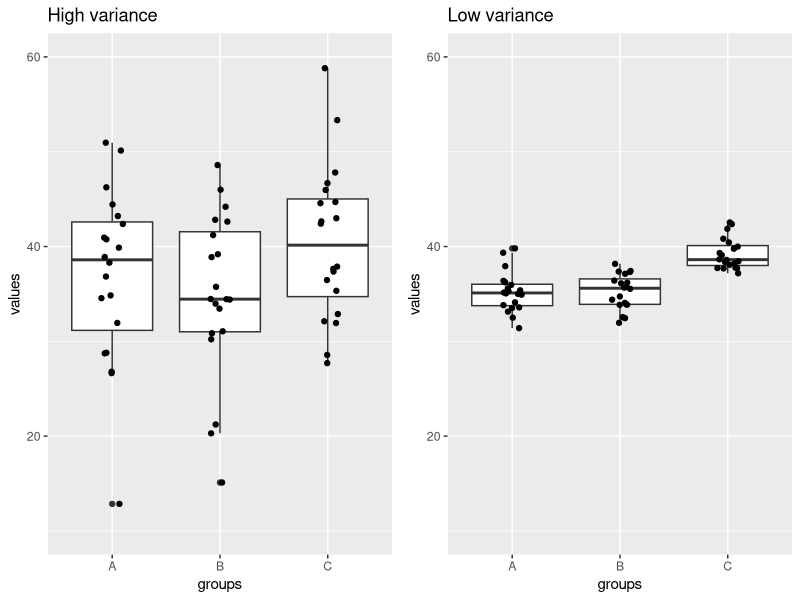
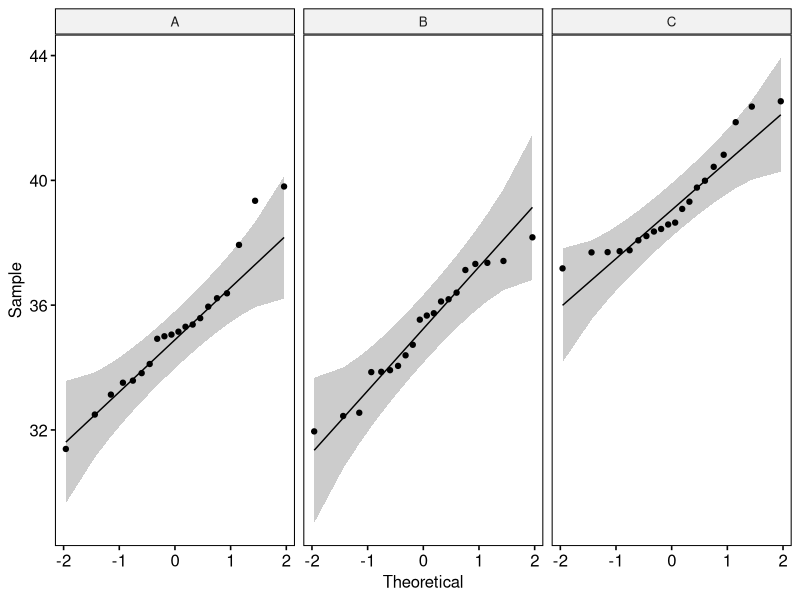
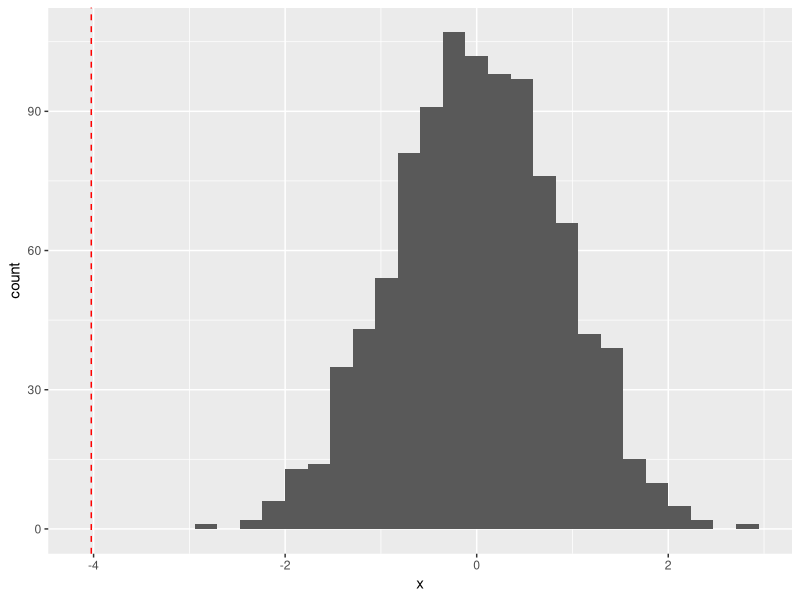

Source code (R) for these figures, in order:
## ---- chunk 1
suppressPackageStartupMessages(library(tidyverse))
suppressPackageStartupMessages(library(magrittr))
## ---- chunk 2
some_text = '
Белоусов Всеволод Вадимович

- Выпускник кафедры биохимии Биологического факультета МГУ, доктор биологических наук
- Заведующий лабораторией редокс-регуляции РНИМУ имени Н.И. Пирогова
- Заведующий лабораторией молекулярных технологий ИБХ РАН
- Профессор РАН
- Член редколлегии журналов MethodX (Elsevier), Вестник РГМУ. Рецензент журналов FEBS journal, JACS, Chemical Science, Antioxidants & Redox signaling, Nature Communications, Nature Methods, Nature Chemical Biology, Scientific reports, JBC и мн. др., эксперт научных фондов РФФИ, РНФ, WellcomeTrust, European Research Council, Netherlands Organization for Scientific Research, The French National Research Agency и др.
- Преподаватель и лектор, “Advanced light microscopy techniques” практический курс, EMBL Heidelberg, 2015, 2016, 2017, 2018 , лектор, "Redox regulation of metabolic processes" FEBS advanced course, Spetses, Greece, 2016, лектор, “3rd advanced course in Optogenetics”, Institute Curie, Paris 2016.
- Организатор EMBO Conference on Redox Biology, Москва - Санкт-Петербург 2017, организатор визита Джеймса Уотсона в Россию с циклом научно-популярных лекций «70 нескучных лет в науке», Москва - Санкт-Петербург 2017 и других мероприятий
- автор большого числа научных публикаций
- лауреат многочисленных премий и наград
'

cat(str_replace_all(some_text, "\n- ([^\n]+)", "\n<li>\\1</li>"))
## ---- chunk 3
set.seed(1)
hi_var_anova = 
  tibble(
    groups = rep(c("A", "B", "C"), each = 20),
    values = c(
      rnorm(20, mean = 35, 10),
      rnorm(20, mean = 35, 10),
      rnorm(20, mean = 39, 10)
    )
  )

hi_gg = 
  hi_var_anova %>% 
  ggplot(aes(x = groups, y = values)) +
  geom_boxplot() + 
  geom_point(position = position_jitter(.1)) +
  coord_cartesian(ylim=c(10, 60)) +
  ggtitle("High variance")


library(tidyverse)
library(magrittr)
library(rstatix)

low_var_anova = 
  tibble( # tidyverse: data.frame
    groups = rep(c("A", "B", "C"), each = 20),
    values = c(
      rnorm(20, mean = 35, 2),
      rnorm(20, mean = 35, 2),
      rnorm(20, mean = 39, 2)
    )
  )

low_gg = 
  low_var_anova %>% 
  ggplot(aes(x = groups, y = values)) +
  geom_boxplot() + 
  geom_point(position = position_jitter(.1)) +
  coord_cartesian(ylim=c(10, 60)) +
  ggtitle("Low variance")


suppressPackageStartupMessages(library(cowplot))
plot_grid(hi_gg, low_gg) # cowplot
## ---- chunk 4
# проверка нормальности
library(ggpubr)
low_var_anova %>% 
  ggqqplot("values", facet = "groups") # ggpubr

# H0: распределение нормально, p.value > 0.05 => H0 верна
low_var_anova %>% 
  group_by(groups) %>% 
  summarise(normality = shapiro.test(values)$p.value)

# H0: дисперсия гомогенна, p.value > 0.05 => H0 верна
low_var_anova %>% levene_test(values ~ groups) # rstatix
# убираем warning: более правильные типы данных
low_var_anova %>% levene_test(values ~ as.factor(groups))
## ---- chunk 5
low_var_anova %>% 
  group_by(groups) %>% 
  summarise(mean = mean(values),
            median = median(values))
## ---- chunk 6
low_var_anova %>% 
  group_by(groups) %>% 
  summarise(mean = mean(values),
            sd = sd(values),
            q1 = quantile(values, .25),
            q3 = quantile(values, .75),
            n = n(),
            ci_low = mean - 2* sd / sqrt(n),
            ci_hi = mean + 2* sd / sqrt(n))
## ---- chunk 7
# все тесты из библиотеки rstatix
# effect size
low_var_anova %>% 
  cohens_d(values ~ groups) # (mean1 - mean2)/pooled_sd

# parametric: T-test (significance + multiple testing)
low_var_anova %>% 
  t_test(values ~ groups) # (mean1 - mean2)/SE*; SE = SD/sqrt(n)

# nonparametric: Wilcoxon test (Mann-Whitney)
low_var_anova %>% 
  wilcox_test(values ~ groups)

# nonparametric: permutation test - меняем "подписи" и сравниваем различия
AC = 
  low_var_anova %>% 
  filter(groups %in% c("A", "C"))

means = 
  AC %>% 
  group_by(groups) %>% 
  summarise(mean = mean(values))

means
means_diff = means$mean[1] - means$mean[2] # difference statistic

N = 1000
means_diffs_random = numeric(N)
for(i in 1:N){
  means = 
    AC %>% 
    mutate(groups = sample(groups)) %>% # relabel
    group_by(groups) %>% 
    summarise(mean = mean(values))
  means_diffs_random[i] = means$mean[1] - means$mean[2] # H0 difference statistic
}

tibble(x = means_diffs_random) %>% 
  ggplot(aes(x=x)) +
  geom_histogram() +
  geom_vline(xintercept = means_diff, col = "red", linetype = "dashed")
## ---- chunk 8
# 3 попарных сравнения + поправка на множественные сравнения
low_var_anova %>% 
  t_test(values ~ groups) # (mean1 - mean2)/SE*; SE = SD/sqrt(n)

# две группы => сравнение средних между двумя группами (есть различия?)
AC %>% 
  t_test(values ~ groups) # (mean1 - mean2)/SE*; SE = SD/sqrt(n)

# одна группа => сравниваем среднее группы с каким-то значением
A = AC %>% filter(groups == "A")
C = AC %>% filter(groups == "C")
# сравниваем среднее группы с конкретным значеним (равно или нет?)
A %>% t_test(values ~ 1, mu = 34) # p.value < 0.05 => видимо не равно
# сравниваем среднее группы с конкретным значеним (больше или нет?)
A %>% t_test(values ~ 1, mu = 34, alternative = "less") # p.value >> 0.05 => скорее всего больше

# парный тест: сравниваем параллельные (связанные, зависимые) наблюдения
# например: вес одних и тех же мышей до и после приема препарата
AC %>% t_test(values ~ groups, paired = T)

# разбираемся с парным тестом
AC_delta = tibble(
  "A = before" = A$values, 
  "C = after" = C$values, 
  delta = C$values - A$values # before - after
)
AC_delta

# парный тест - это сравнение значений разницы с 0
AC_delta %>% t_test(delta ~ 1, mu = 0)
